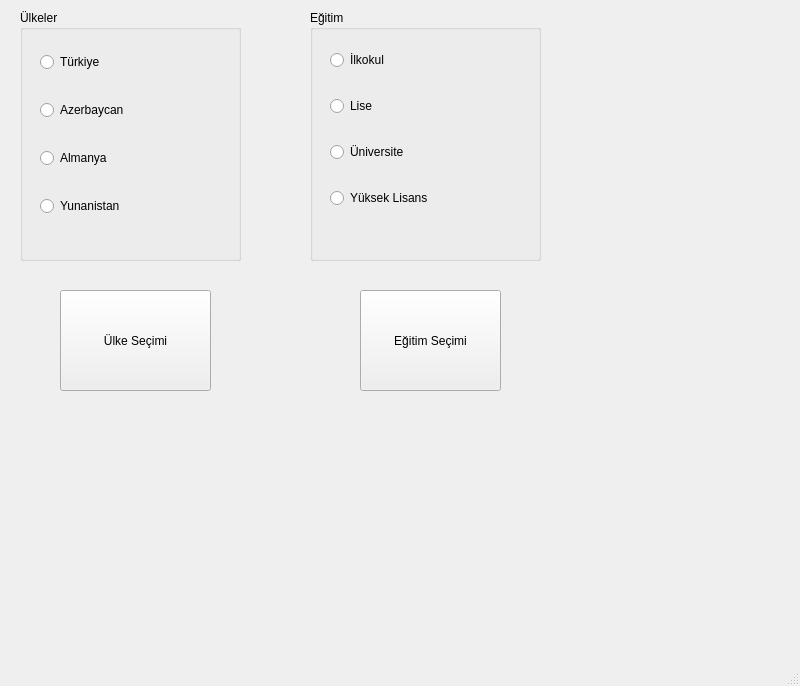
<?xml version="1.0" encoding="UTF-8"?>
<ui version="4.0">
 <class>MainWindow</class>
 <widget class="QMainWindow" name="MainWindow">
  <property name="geometry">
   <rect>
    <x>0</x>
    <y>0</y>
    <width>800</width>
    <height>686</height>
   </rect>
  </property>
  <property name="windowTitle">
   <string>MainWindow</string>
  </property>
  <widget class="QWidget" name="centralwidget">
   <widget class="QLabel" name="lblUlke">
    <property name="geometry">
     <rect>
      <x>20</x>
      <y>410</y>
      <width>241</width>
      <height>41</height>
     </rect>
    </property>
    <property name="text">
     <string/>
    </property>
   </widget>
   <widget class="QLabel" name="lblEgitim">
    <property name="geometry">
     <rect>
      <x>310</x>
      <y>410</y>
      <width>251</width>
      <height>41</height>
     </rect>
    </property>
    <property name="text">
     <string/>
    </property>
   </widget>
   <widget class="QPushButton" name="btnUlke">
    <property name="geometry">
     <rect>
      <x>60</x>
      <y>290</y>
      <width>151</width>
      <height>101</height>
     </rect>
    </property>
    <property name="text">
     <string>Ülke Seçimi</string>
    </property>
   </widget>
   <widget class="QPushButton" name="btnEgitim">
    <property name="geometry">
     <rect>
      <x>360</x>
      <y>290</y>
      <width>141</width>
      <height>101</height>
     </rect>
    </property>
    <property name="text">
     <string>Eğitim Seçimi</string>
    </property>
   </widget>
   <widget class="QGroupBox" name="groupBoxUlke">
    <property name="geometry">
     <rect>
      <x>20</x>
      <y>10</y>
      <width>221</width>
      <height>251</height>
     </rect>
    </property>
    <property name="title">
     <string>Ülkeler</string>
    </property>
    <widget class="QWidget" name="gridLayoutWidget">
     <property name="geometry">
      <rect>
       <x>20</x>
       <y>20</y>
       <width>181</width>
       <height>211</height>
      </rect>
     </property>
     <layout class="QGridLayout" name="gridLayoutUlke">
      <item row="0" column="0">
       <widget class="QRadioButton" name="radioTurkiye">
        <property name="text">
         <string>Türkiye</string>
        </property>
       </widget>
      </item>
      <item row="3" column="0">
       <widget class="QRadioButton" name="radioYunanistan">
        <property name="text">
         <string>Yunanistan</string>
        </property>
       </widget>
      </item>
      <item row="1" column="0">
       <widget class="QRadioButton" name="radioAzerbaycan">
        <property name="text">
         <string>Azerbaycan</string>
        </property>
       </widget>
      </item>
      <item row="2" column="0">
       <widget class="QRadioButton" name="radioAlmanya">
        <property name="text">
         <string>Almanya</string>
        </property>
       </widget>
      </item>
     </layout>
    </widget>
   </widget>
   <widget class="QGroupBox" name="groupBoxEgitim">
    <property name="geometry">
     <rect>
      <x>310</x>
      <y>10</y>
      <width>231</width>
      <height>251</height>
     </rect>
    </property>
    <property name="title">
     <string>Eğitim</string>
    </property>
    <widget class="QWidget" name="gridLayoutWidget_2">
     <property name="geometry">
      <rect>
       <x>20</x>
       <y>20</y>
       <width>181</width>
       <height>201</height>
      </rect>
     </property>
     <layout class="QGridLayout" name="gridLayoutEgitim">
      <item row="5" column="0">
       <widget class="QRadioButton" name="radioYuksekLisans">
        <property name="text">
         <string>Yüksek Lisans</string>
        </property>
       </widget>
      </item>
      <item row="4" column="0">
       <widget class="QRadioButton" name="radioUniversite">
        <property name="text">
         <string>Üniversite</string>
        </property>
       </widget>
      </item>
      <item row="1" column="0">
       <widget class="QRadioButton" name="radioIlkokul">
        <property name="text">
         <string>İlkokul</string>
        </property>
       </widget>
      </item>
      <item row="2" column="0">
       <widget class="QRadioButton" name="radioLise">
        <property name="text">
         <string>Lise</string>
        </property>
       </widget>
      </item>
     </layout>
    </widget>
   </widget>
  </widget>
  <widget class="QMenuBar" name="menubar">
   <property name="geometry">
    <rect>
     <x>0</x>
     <y>0</y>
     <width>800</width>
     <height>26</height>
    </rect>
   </property>
  </widget>
  <widget class="QStatusBar" name="statusbar"/>
 </widget>
 <resources/>
 <connections/>
</ui>
